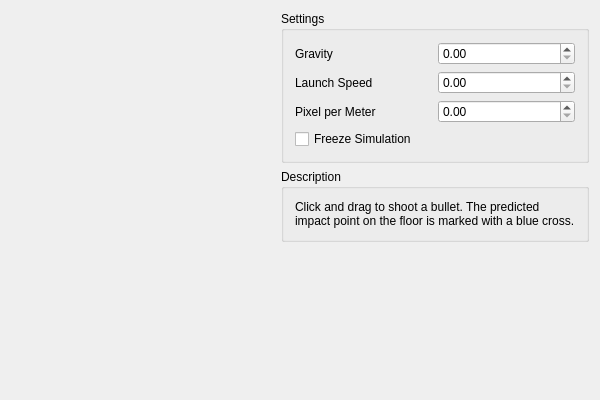
<?xml version="1.0" encoding="UTF-8"?>
<ui version="4.0">
 <class>BallisticPredictionWidgetClass</class>
 <widget class="QWidget" name="BallisticPredictionWidgetClass">
  <property name="geometry">
   <rect>
    <x>0</x>
    <y>0</y>
    <width>600</width>
    <height>400</height>
   </rect>
  </property>
  <property name="windowTitle">
   <string>BallisticPredictionWidget</string>
  </property>
  <layout class="QGridLayout" name="gridLayout">
   <item row="0" column="1">
    <layout class="QVBoxLayout" name="verticalLayout_2">
     <item>
      <widget class="QGroupBox" name="settings">
       <property name="sizePolicy">
        <sizepolicy hsizetype="Preferred" vsizetype="Preferred">
         <horstretch>0</horstretch>
         <verstretch>0</verstretch>
        </sizepolicy>
       </property>
       <property name="title">
        <string>Settings</string>
       </property>
       <layout class="QGridLayout" name="gridLayout_2">
        <item row="3" column="0" colspan="2">
         <widget class="QCheckBox" name="checkBox">
          <property name="text">
           <string>Freeze Simulation</string>
          </property>
         </widget>
        </item>
        <item row="0" column="0">
         <widget class="QLabel" name="gravity_label">
          <property name="text">
           <string>Gravity</string>
          </property>
         </widget>
        </item>
        <item row="2" column="0">
         <widget class="QLabel" name="pixelPerMeter_label">
          <property name="text">
           <string>Pixel per Meter</string>
          </property>
         </widget>
        </item>
        <item row="1" column="0">
         <widget class="QLabel" name="launchSpeed_label">
          <property name="text">
           <string>Launch Speed</string>
          </property>
         </widget>
        </item>
        <item row="0" column="1">
         <widget class="QDoubleSpinBox" name="gravity_doubleSpinBox">
          <property name="singleStep">
           <double>0.100000000000000</double>
          </property>
         </widget>
        </item>
        <item row="2" column="1">
         <widget class="QDoubleSpinBox" name="pixelPerMeter_doubleSpinBox"/>
        </item>
        <item row="1" column="1">
         <widget class="QDoubleSpinBox" name="launchSpeed_doubleSpinBox">
          <property name="maximum">
           <double>10.000000000000000</double>
          </property>
          <property name="singleStep">
           <double>0.100000000000000</double>
          </property>
         </widget>
        </item>
       </layout>
      </widget>
     </item>
     <item>
      <widget class="QGroupBox" name="groupBox">
       <property name="sizePolicy">
        <sizepolicy hsizetype="Maximum" vsizetype="Preferred">
         <horstretch>0</horstretch>
         <verstretch>0</verstretch>
        </sizepolicy>
       </property>
       <property name="title">
        <string>Description</string>
       </property>
       <layout class="QVBoxLayout" name="verticalLayout">
        <item>
         <widget class="QLabel" name="label">
          <property name="text">
           <string>Click and drag to shoot a bullet. The predicted impact point on the floor is marked with a blue cross.</string>
          </property>
          <property name="wordWrap">
           <bool>true</bool>
          </property>
         </widget>
        </item>
       </layout>
      </widget>
     </item>
    </layout>
   </item>
   <item row="0" column="0" rowspan="5">
    <widget class="BallisticSimWidget" name="ballisticSim_widget" native="true"/>
   </item>
  </layout>
 </widget>
 <layoutdefault spacing="6" margin="11"/>
 <customwidgets>
  <customwidget>
   <class>BallisticSimWidget</class>
   <extends>QWidget</extends>
   <header>ballistic_prediction/ballisticsimwidget.h</header>
   <container>1</container>
   <slots>
    <slot>setGravity(double)</slot>
    <slot>setLaunchSpeedScale(double)</slot>
    <slot>setPixelPerMeter(double)</slot>
    <slot>setFreezeSimulation(bool)</slot>
   </slots>
  </customwidget>
 </customwidgets>
 <resources/>
 <connections>
  <connection>
   <sender>gravity_doubleSpinBox</sender>
   <signal>valueChanged(double)</signal>
   <receiver>ballisticSim_widget</receiver>
   <slot>setGravity(double)</slot>
   <hints>
    <hint type="sourcelabel">
     <x>557</x>
     <y>49</y>
    </hint>
    <hint type="destinationlabel">
     <x>358</x>
     <y>49</y>
    </hint>
   </hints>
  </connection>
  <connection>
   <sender>launchSpeed_doubleSpinBox</sender>
   <signal>valueChanged(double)</signal>
   <receiver>ballisticSim_widget</receiver>
   <slot>setLaunchSpeedScale(double)</slot>
   <hints>
    <hint type="sourcelabel">
     <x>544</x>
     <y>82</y>
    </hint>
    <hint type="destinationlabel">
     <x>389</x>
     <y>82</y>
    </hint>
   </hints>
  </connection>
  <connection>
   <sender>pixelPerMeter_doubleSpinBox</sender>
   <signal>valueChanged(double)</signal>
   <receiver>ballisticSim_widget</receiver>
   <slot>setPixelPerMeter(double)</slot>
   <hints>
    <hint type="sourcelabel">
     <x>542</x>
     <y>112</y>
    </hint>
    <hint type="destinationlabel">
     <x>410</x>
     <y>112</y>
    </hint>
   </hints>
  </connection>
  <connection>
   <sender>checkBox</sender>
   <signal>clicked(bool)</signal>
   <receiver>ballisticSim_widget</receiver>
   <slot>setFreezeSimulation(bool)</slot>
   <hints>
    <hint type="sourcelabel">
     <x>473</x>
     <y>144</y>
    </hint>
    <hint type="destinationlabel">
     <x>392</x>
     <y>140</y>
    </hint>
   </hints>
  </connection>
 </connections>
</ui>
